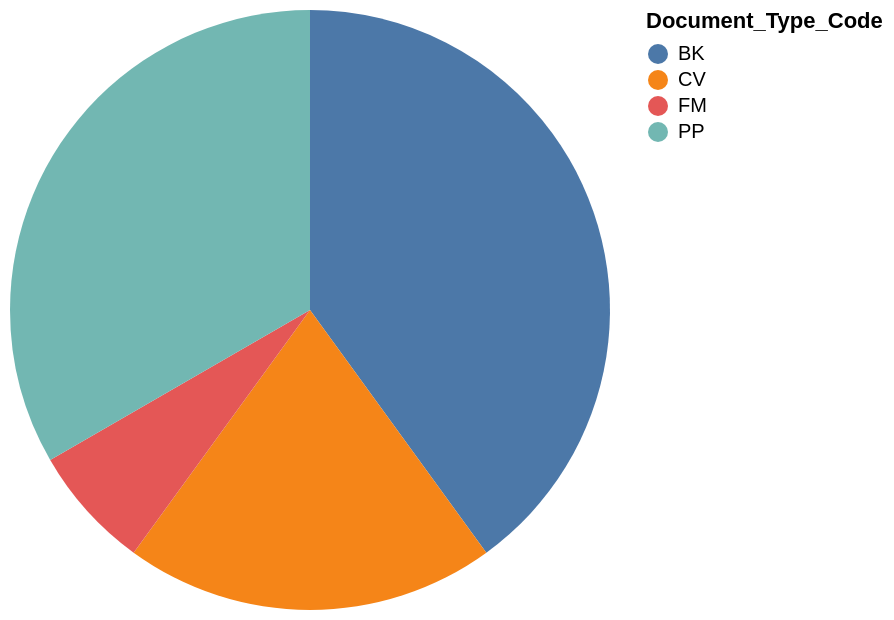

Vega-Lite specification stored for this chart:
### Vega-Lite specification from a JSON file in a GitHub repository (floating-point values rounded to 4 significant figures)
{"data": {"values": [{"x_data": "BK", "y_data": 6}, {"x_data": "CV", "y_data": 3}, {"x_data": "FM", "y_data": 1}, {"x_data": "PP", "y_data": 5}]}, "mark": "arc", "encoding": {"theta": {"field": "y_data", "type": "quantitative", "title": "count(*)"}, "color": {"field": "x_data", "type": "nominal", "title": "Document_Type_Code"}}}
